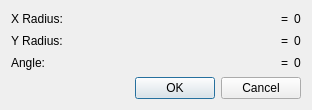
<?xml version="1.0" encoding="UTF-8"?>
<ui version="4.0">
 <class>EllipseRR</class>
 <widget class="QDialog" name="EllipseRR">
  <property name="geometry">
   <rect>
    <x>0</x>
    <y>0</y>
    <width>312</width>
    <height>110</height>
   </rect>
  </property>
  <layout class="QVBoxLayout" name="verticalLayout">
   <item>
    <layout class="QGridLayout" name="gridLayout" columnstretch="0,2,0,0">
     <item row="2" column="1">
      <widget class="RMathLineEdit" name="Angle" native="true">
       <property name="text" stdset="0">
        <string notr="true">0</string>
       </property>
       <property name="angle" stdset="0">
        <bool>true</bool>
       </property>
      </widget>
     </item>
     <item row="2" column="0">
      <widget class="QLabel" name="AngleLabel">
       <property name="text">
        <string>Angle:</string>
       </property>
       <property name="buddy">
        <cstring>Angle</cstring>
       </property>
      </widget>
     </item>
     <item row="0" column="2">
      <widget class="QLabel" name="XRadiusEqual">
       <property name="text">
        <string notr="true">=</string>
       </property>
      </widget>
     </item>
     <item row="1" column="2">
      <widget class="QLabel" name="YRadiusEqual">
       <property name="text">
        <string notr="true">=</string>
       </property>
      </widget>
     </item>
     <item row="0" column="1">
      <widget class="RMathLineEdit" name="XRadius" native="true">
       <property name="text" stdset="0">
        <string notr="true">0</string>
       </property>
       <property name="DefaultFocus" stdset="0">
        <bool>true</bool>
       </property>
      </widget>
     </item>
     <item row="1" column="1">
      <widget class="RMathLineEdit" name="YRadius" native="true">
       <property name="text" stdset="0">
        <string notr="true">0</string>
       </property>
       <property name="DefaultFocus" stdset="0">
        <bool>true</bool>
       </property>
      </widget>
     </item>
     <item row="2" column="3">
      <widget class="QLabel" name="AngleResult">
       <property name="sizePolicy">
        <sizepolicy hsizetype="MinimumExpanding" vsizetype="Preferred">
         <horstretch>0</horstretch>
         <verstretch>0</verstretch>
        </sizepolicy>
       </property>
       <property name="text">
        <string notr="true">0</string>
       </property>
      </widget>
     </item>
     <item row="1" column="3">
      <widget class="QLabel" name="YRadiusResult">
       <property name="sizePolicy">
        <sizepolicy hsizetype="MinimumExpanding" vsizetype="Preferred">
         <horstretch>0</horstretch>
         <verstretch>0</verstretch>
        </sizepolicy>
       </property>
       <property name="text">
        <string notr="true">0</string>
       </property>
      </widget>
     </item>
     <item row="0" column="3">
      <widget class="QLabel" name="XRadiusResult">
       <property name="sizePolicy">
        <sizepolicy hsizetype="MinimumExpanding" vsizetype="Preferred">
         <horstretch>0</horstretch>
         <verstretch>0</verstretch>
        </sizepolicy>
       </property>
       <property name="text">
        <string notr="true">0</string>
       </property>
      </widget>
     </item>
     <item row="2" column="2">
      <widget class="QLabel" name="AngleEqual">
       <property name="text">
        <string notr="true">=</string>
       </property>
      </widget>
     </item>
     <item row="1" column="0">
      <widget class="QLabel" name="YRadiusLabel">
       <property name="text">
        <string>Y Radius:</string>
       </property>
       <property name="buddy">
        <cstring>YRadius</cstring>
       </property>
      </widget>
     </item>
     <item row="0" column="0">
      <widget class="QLabel" name="XRadiusLabel">
       <property name="text">
        <string>X Radius:</string>
       </property>
       <property name="buddy">
        <cstring>XRadius</cstring>
       </property>
      </widget>
     </item>
    </layout>
   </item>
   <item>
    <layout class="QHBoxLayout" name="horizontalLayout">
     <item>
      <widget class="QDialogButtonBox" name="ButtonBox">
       <property name="orientation">
        <enum>Qt::Horizontal</enum>
       </property>
       <property name="standardButtons">
        <set>QDialogButtonBox::Cancel|QDialogButtonBox::Ok</set>
       </property>
      </widget>
     </item>
    </layout>
   </item>
  </layout>
 </widget>
 <customwidgets>
  <customwidget>
   <class>RMathLineEdit</class>
   <extends>QWidget</extends>
   <header>rmathlineedit.h</header>
  </customwidget>
 </customwidgets>
 <tabstops>
  <tabstop>XRadius</tabstop>
  <tabstop>YRadius</tabstop>
  <tabstop>Angle</tabstop>
 </tabstops>
 <resources/>
 <connections>
  <connection>
   <sender>ButtonBox</sender>
   <signal>accepted()</signal>
   <receiver>EllipseRR</receiver>
   <slot>accept()</slot>
   <hints>
    <hint type="sourcelabel">
     <x>183</x>
     <y>80</y>
    </hint>
    <hint type="destinationlabel">
     <x>192</x>
     <y>106</y>
    </hint>
   </hints>
  </connection>
  <connection>
   <sender>ButtonBox</sender>
   <signal>rejected()</signal>
   <receiver>EllipseRR</receiver>
   <slot>reject()</slot>
   <hints>
    <hint type="sourcelabel">
     <x>273</x>
     <y>84</y>
    </hint>
    <hint type="destinationlabel">
     <x>284</x>
     <y>103</y>
    </hint>
   </hints>
  </connection>
 </connections>
</ui>
